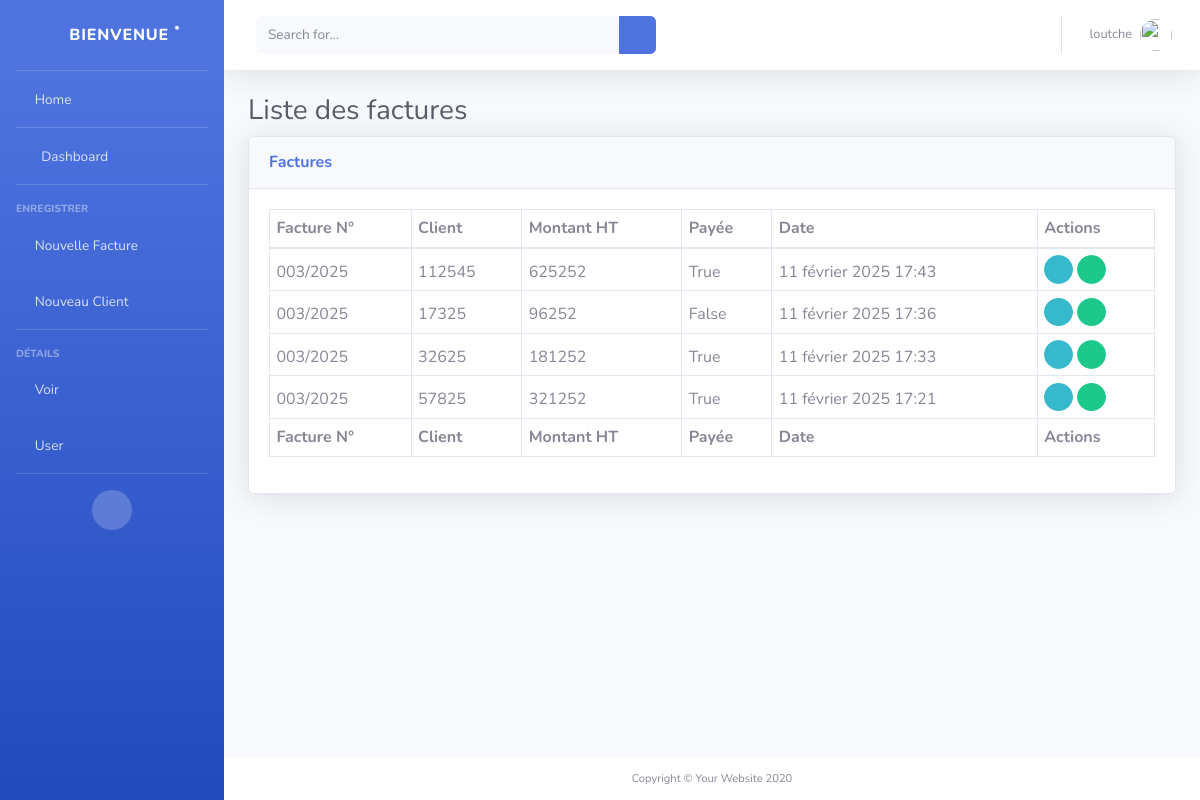
The page /loutche/liste_facture/ on the database its author committed.
### gestion_factures/models.py (models this page shows, shortened)
class Proforma(models.Model):
    boncommande = models.ForeignKey(BonCommande, on_delete=models.CASCADE, related_name='proformas')
    client = models.ForeignKey(Client, on_delete=models.CASCADE)
    numero_proforma = models.CharField(max_length=150, blank=False, null=False)
    objet = models.CharField(max_length=255 ,blank=False, null=False)
    status = models.BooleanField(default=False, blank=True)
    save_by = models.ForeignKey(User, on_delete=models.PROTECT, related_name='user_clients')
    date_proforma = models.DateTimeField(auto_now_add=True)
    class Meta:
        ordering = ['-date_proforma']
    def montant_ht(self):
        return sum(i.montant_proforma() for i in self.details_proforma.all())
    def montant_tva(self):
        return int((self.montant_ht() * 18) / 100)
    def montant_ttc(self):
        return self.montant_ht() + self.montant_tva()
    montant_ht.short_description = 'HT'
    montant_tva.short_description = 'TVA'
    montant_ttc.short_description = 'TTC'

class DetailsProforma(models.Model):
    proforma = models.ForeignKey(Proforma, on_delete=models.CASCADE, related_name='details_proforma')
    nom_produit = models.CharField(max_length=225, blank=False, null=False)
    qte_produit = models.IntegerField(blank=False, null=False)
    prix_produit = models.IntegerField(blank=False, null=False)
    def montant_proforma(self):
        return self.qte_produit * self.prix_produit
    montant_proforma.short_description = 'montant'

class FactureDefinitive(models.Model):
    proforma = models.ForeignKey(Proforma, on_delete=models.CASCADE, related_name='factures_definitives')
    client = models.ForeignKey(Client, on_delete=models.CASCADE)
    objet = models.CharField(max_length=225, blank=False, null=False)
    status = models.BooleanField(default=False, blank=True)
    date_facture_def = models.DateTimeField(auto_now_add=True)
    save_by = models.ForeignKey(User, on_delete=models.PROTECT, related_name='user_facture_def')
    class Meta:
        ordering = ['-date_facture_def']
    def montant_ht(self):
        return sum(i.montant_facture_def() for i in self.details_facture_def.all())
    def montant_tva(self):
        return int((self.montant_ht() * 18) / 100)
    def montant_ttc(self):
        return self.montant_ht() + self.montant_tva()
    montant_ht.short_description = 'HT'
    montant_tva.short_description = 'TVA'
    montant_ttc.short_description = 'TTC'

### gestion_factures/views.py (the view)
# urls.py: path('<str:username>/liste_facture/', liste_facture, name='liste_facture'),
def liste_facture (request, username, *args, **kwargs):
    user = User.objects.get(username=username)
    proforma = Proforma.objects.all()
    facture_definitive = FactureDefinitive.objects.all()
    bon_livraison = BonLivraison.objects.all()
    factures = zip(proforma, facture_definitive)
    return render(request, 'liste_facture.html', {
        'user': user,
        'factures': factures
    })

### gestion_factures/templates/liste_facture.html (shortened to what this page needs)
<!DOCTYPE html>
{% load static %}
<html lang="fr">
<head>
    <link href="{% static 'vendor/fontawesome-free/css/all.min.css' %}" rel="stylesheet" type="text/css">
    <link href="{% static 'css/sb-admin-2.min.css' %}" rel="stylesheet">
    <link href="{% static 'vendor/datatables/dataTables.bootstrap4.min.css' %}" rel="stylesheet">
</head>
<body id="page-top">
    <div id="wrapper">
        {% include "sidebar.html" %}
        <div id="content-wrapper" class="d-flex flex-column">
            <div id="content">
                {% include "navbar.html" %}
                <div class="container-fluid">
                    <h1 class="h3 mb-2 text-gray-800">Liste des factures</h1>
                    <div class="card shadow mb-4">
                        <div class="card-header py-3">
                            <h6 class="m-0 font-weight-bold text-primary">Factures</h6>
                        </div>
                        <div class="card-body">
                            <div class="table-responsive">
                                <table class="table table-bordered" id="dataTable" width="100%" cellspacing="0">
                                    <thead>
                                        <tr>
                                            <th>Facture N°</th>
                                            <th>Client</th>
                                            <th>Montant HT</th>
                                            <th>Payée</th>
                                            <th>Date</th>
                                            <th>Actions</th>
                                        </tr>
                                    </thead>
                                    <tfoot>
                                        <tr>
                                            <th>Facture N°</th>
                                            <th>Client</th>
                                            <th>Montant HT</th>
                                            <th>Payée</th>
                                            <th>Date</th>
                                            <th>Actions</th>
                                        </tr>
                                    </tfoot>
                                    <tbody>
                                        {% for p, f in factures %}
                                            <tr>
                                                <td>{{p.numero_proforma}}</td>
                                                <td>{{p.montant_tva}}</td>
                                                <td>{{p.montant_ht}}</td>
                                                <td>{{f.status}}</td>
                                                <td>{{p.date_proforma}}</td>
                                                <td>
                                                    <a href="{% url 'details_facture' user.username p.id %}" class="btn btn-info btn-circle btn-sm">
                                                        <i class="fas fa-info-circle"></i>
                                                    </a>
                                                    <a href="#" class="btn btn-success btn-circle btn-sm">
                                                        <i class="fas fa-edit"></i>
                                                    </a>
                                                </td>
                                            </tr>
                                        {% endfor %}
                                    </tbody>
                                </table>
                            </div>
                        </div>
                    </div>
                </div>
            </div>
            <footer class="sticky-footer bg-white">
                <div class="container my-auto">
                    <div class="copyright text-center my-auto">
                        <span>Copyright &copy; Your Website 2020</span>
                    </div>
                </div>
            </footer>
        </div>
    </div>
</body>
</html>

### gestion_factures/templates/sidebar.html (shortened to what this page needs)
{% load static %}
<ul class="navbar-nav bg-gradient-primary sidebar sidebar-dark accordion" id="accordionSidebar">
    <a class="sidebar-brand d-flex align-items-center justify-content-center" href="index.html">
        <div class="sidebar-brand-icon rotate-n-15">
            <i class="fas fa-laugh-wink"></i>
        </div>
        <div class="sidebar-brand-text mx-3">Bienvenue <sup>*</sup></div>
    </a>
    <hr class="sidebar-divider my-0">
    <li class="nav-item">
        <a class="nav-link" href="{% url 'accueil' user.username %}">
            <i class="fas fa-home "></i>
            <span>Home</span>
        </a>
    </li>
    <hr class="sidebar-divider my-0">
    <li class="nav-item">
        <a class="nav-link" href="{% url 'dashboard' user.username %}">
            <i class="fas fa-fw fa-tachometer-alt"></i>
            <span>Dashboard</span>
        </a>
    </li>
    <hr class="sidebar-divider">
    <div class="sidebar-heading">
        Enregistrer
    </div>
    <li class="nav-item">
        <a class="nav-link" href="{% url 'facture' user.username %}">
            <i class="fas fa-file-alt "></i>
            <span>Nouvelle Facture</span>
        </a>
    </li>
    <li class="nav-item">
        <a class="nav-link" href="{% url 'ajout_client' user.username %}">
            <i class="fas fa-user"></i>
            <span>Nouveau Client</span>
        </a>
    </li>
    <hr class="sidebar-divider">
    <div class="sidebar-heading">
        Détails
    </div>
    <li class="nav-item">
        <a class="nav-link collapsed" href="#" data-toggle="collapse" data-target="#collapseTwo"
            aria-expanded="true" aria-controls="collapseTwo">
            <i class="fas fa-info-circle"></i>
            <span>Voir</span>
        </a>
    </li>
    <li class="nav-item">
        <a class="nav-link" href="#" data-toggle="collapse" data-target="#collapsePages" aria-expanded="true" aria-controls="collapsePages">
            <i class="fas fa-user"></i>
            <span>User</span>
        </a>
    </li>
    <hr class="sidebar-divider d-none d-md-block">
    <div class="text-center d-none d-md-inline">
        <button class="rounded-circle border-0" id="sidebarToggle"></button>
    </div>
</ul>

### gestion_factures/templates/navbar.html (shortened to what this page needs)
{% load static %}
<nav class="navbar navbar-expand navbar-light bg-white topbar mb-4 static-top shadow">
    <form
        class="d-none d-sm-inline-block form-inline mr-auto ml-md-3 my-2 my-md-0 mw-100 navbar-search">
        <div class="input-group">
            <input type="text" class="form-control bg-light border-0 small" placeholder="Search for..."
                aria-label="Search" aria-describedby="basic-addon2">
            <div class="input-group-append">
                <button class="btn btn-primary" type="button">
                    <i class="fas fa-search fa-sm"></i>
                </button>
            </div>
        </div>
    </form>
    <ul class="navbar-nav ml-auto">
        <li class="nav-item dropdown no-arrow">
            <a class="nav-link dropdown-toggle" href="#" id="userDropdown" role="button" data-toggle="dropdown" aria-haspopup="true" aria-expanded="false">
                <span class="mr-2 d-none d-lg-inline text-gray-600 small">
                {% if user.is_authenticated %}
                    {{ user.username }}
                {% endif %}
                </span>
                <img class="img-profile rounded-circle" src="{% static 'img/undraw_profile.svg' %}">
            </a>
        </li>
    </ul>
</nav>

### rows shown on the page
Proforma: numero_proforma "003/2025", montant_tva "112545", montant_ht "625252", status "True", date_proforma "11 février 2025 17:43"
Proforma: numero_proforma "003/2025", montant_tva "17325", montant_ht "96252", status "False", date_proforma "11 février 2025 17:36"
Proforma: numero_proforma "003/2025", montant_tva "32625", montant_ht "181252", status "True", date_proforma "11 février 2025 17:33"
Proforma: numero_proforma "003/2025", montant_tva "57825", montant_ht "321252", status "True", date_proforma "11 février 2025 17:21"

### other values the page prints
{{ user.username }} "loutche"
